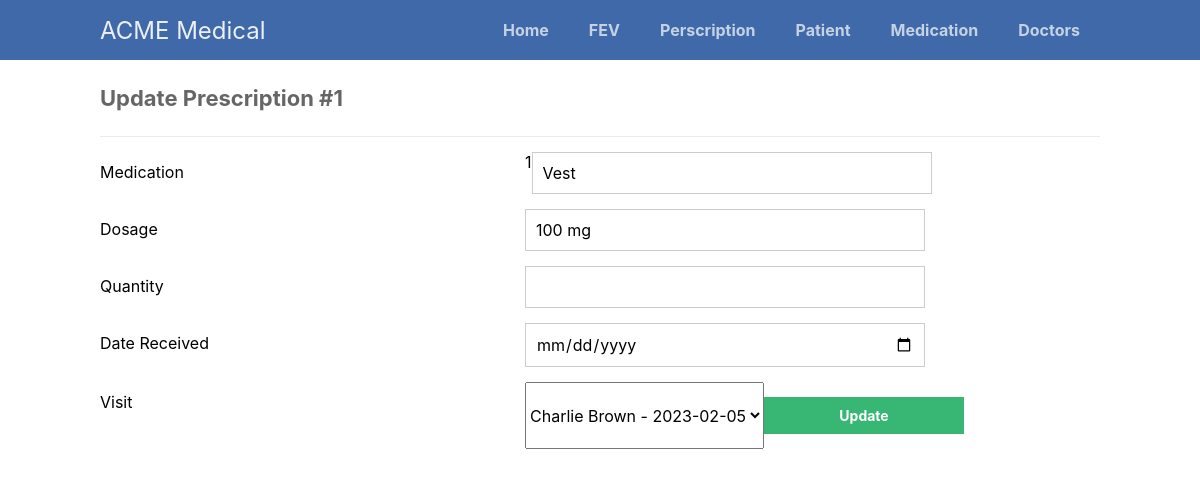
/scripts/prescription/prescription-update.php?PrescriptionID=1, run on the app's committed database.
### tables this page shows
CREATE TABLE Prescriptions (
  PrescriptionID INT AUTO_INCREMENT PRIMARY KEY,
  MedID INT,
  VisitID INT,
  Dosage VARCHAR(255),
  Quantity VARCHAR(255),
  DateReceived DATE,
  FOREIGN KEY (MedID) REFERENCES Medications(MedID) ON DELETE CASCADE,
  FOREIGN KEY (VisitID) REFERENCES Visits(VisitID) ON DELETE CASCADE
);

CREATE TABLE Medications (
  MedID INT AUTO_INCREMENT PRIMARY KEY,
  MedName VARCHAR(255) NOT NULL,
  MedType VARCHAR(255),
  Enzyme VARCHAR(255)
);

CREATE TABLE Visits (
  VisitID INT AUTO_INCREMENT PRIMARY KEY,
  PatientID INT,
  DoctorID INT,
  VisitDate DATE,
  FOREIGN KEY (PatientID) REFERENCES PatientInformation(PatientID) ON DELETE CASCADE,
  FOREIGN KEY (DoctorID) REFERENCES Doctors(DoctorID) ON DELETE CASCADE
);

CREATE TABLE IF NOT EXISTS PatientInformation (
  PatientID INT AUTO_INCREMENT PRIMARY KEY,
  FirstName VARCHAR(255) NOT NULL,
  LastName VARCHAR(255) NOT NULL,
  Gender ENUM('Male', 'Female', 'Other') NOT NULL,
  Birthdate DATE NOT NULL,
  Genetics TEXT,
  Diabetes ENUM('Yes', 'No') NOT NULL,
  OtherConditions TEXT
);

### scripts/prescription/prescription-update.php (the view, shortened to what this page needs)
<?php
@include_once(APP_ROOT.APP_FOLDER_NAME.'/scripts/functions.php');
$pdo = pdo_connect_mysql();
if (isset($_GET['PrescriptionID'])) {
    $stmt = $pdo->prepare('SELECT * FROM Prescriptions WHERE PrescriptionID = ?');
    $stmt->execute([$_GET['PrescriptionID']]);
    $prescription = $stmt->fetch(PDO::FETCH_ASSOC);
} else {
    exit('No ID specified!');
}
?>
<?=template_header('Update Prescription')?>
<div class="content update">
    <h2>Update Prescription #<?= $prescription['PrescriptionID'] ?></h2>
    <form action="prescription-update.php?PrescriptionID=<?= $prescription['PrescriptionID'] ?>" method="post">
        <label for="Med">Medication</label>
        <?=
         $med = $prescription['MedID'];
         $stmt = $pdo->query("SELECT MedName FROM Medications WHERE MedID = $med");
         $prescribedMed = $stmt->fetch(PDO::FETCH_ASSOC);
        ?>
        <input type="text" name="Med" id="Med" value="<?= $prescribedMed['MedName'] ?>" readonly>
        <label for="Dosage">Dosage</label>
        <input type="text" name="Dosage" id="Dosage" value="<?= $prescription['Dosage'] ?>">
        <label for="Quantity">Quantity</label>
        <input type="text" name="Quantity" id="Quantity" value="<?= $prescription['Quantity'] ?>">
        <label for="DateReceived">Date Received</label>
        <input type="date" name="DateReceived" id="DateReceived" value="<?= $prescription['DateReceived'] ?>">
        <label for="VisitID">Visit</label>
        <select name="VisitID" id="VisitID">
            <?php
            $stmt = $pdo->prepare("
                SELECT
                    Visits.VisitID,
                    Visits.VisitDate,
                    PatientInformation.FirstName,
                    PatientInformation.LastName
                FROM
                    Visits
                JOIN
                    PatientInformation ON Visits.PatientID = PatientInformation.PatientID
                WHERE
                    Visits.VisitID = :visitID
                ORDER BY
                    Visits.VisitDate DESC
                ");
            $stmt->bindParam(':visitID', $prescription['VisitID'], PDO::PARAM_INT);
            $stmt->execute();
            $test = $stmt->fetch(PDO::FETCH_ASSOC);
            echo "<option value='{$test['VisitID']}'> {$test['FirstName']} {$test['LastName']} - {$test['VisitDate']} </option>";
            ?>
        </select>
        <input type="submit" value="Update">
    </form>
</div>
<?=template_footer()?>

### styles/style.css (style rules this page uses)
* { box-sizing: border-box; font-family: -apple-system, BlinkMacSystemFont, "segoe ui", roboto, oxygen, ubuntu, cantarell, "fira sans", "droid sans", "helvetica neue", Arial, sans-serif; font-size: 16px; -webkit-font-smoothing: antialiased; -moz-osx-font-smoothing: grayscale; }
body { background-color: #FFFFFF; margin: 0; }
.content { width: 1000px; margin: 0 auto; }
.content h2 { margin: 0; padding: 25px 0; font-size: 22px; border-bottom: 1px solid #ebebeb; color: #666666; }
.update form { padding: 15px 0; display: flex; flex-flow: wrap; }
.update form label { display: inline-flex; width: 400px; padding: 10px 0; margin-right: 25px; }
.update form input { padding: 10px; width: 400px; margin-right: 25px; margin-bottom: 15px; border: 1px solid #cccccc; }
.update form input[type="submit"] { display: block; background-color: #38b673; border: 0; font-weight: bold; font-size: 14px; color: #FFFFFF; cursor: pointer; width: 200px; margin-top: 15px; }

### data on the page
prescriptions: PrescriptionID "1", MedID "1", Dosage "100 mg"
medications: Med "Vest"
visits: VisitID "Charlie Brown - 2023-02-05"
